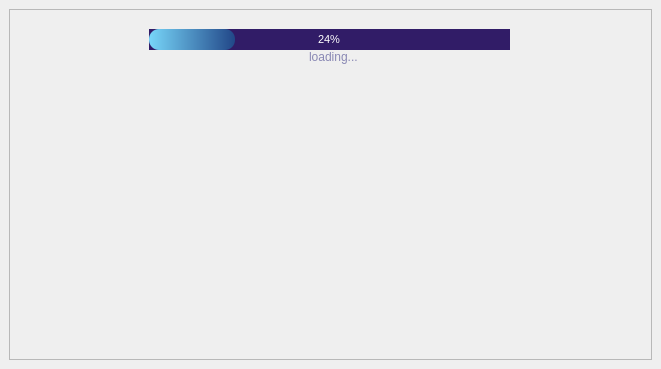
<?xml version="1.0" encoding="UTF-8"?>
<ui version="4.0">
 <class>MainWindow</class>
 <widget class="QMainWindow" name="MainWindow">
  <property name="geometry">
   <rect>
    <x>0</x>
    <y>0</y>
    <width>661</width>
    <height>369</height>
   </rect>
  </property>
  <property name="windowTitle">
   <string>MainWindow</string>
  </property>
  <widget class="QWidget" name="centralwidget">
   <layout class="QVBoxLayout" name="verticalLayout">
    <item>
     <widget class="QFrame" name="frame">
      <property name="styleSheet">
       <string notr="true">background-image: url(:/newPrefix/splash.jpg);</string>
      </property>
      <property name="frameShape">
       <enum>QFrame::StyledPanel</enum>
      </property>
      <property name="frameShadow">
       <enum>QFrame::Raised</enum>
      </property>
      <widget class="QProgressBar" name="progressBar">
       <property name="geometry">
        <rect>
         <x>140</x>
         <y>20</y>
         <width>361</width>
         <height>21</height>
        </rect>
       </property>
       <property name="font">
        <font>
         <pointsize>8</pointsize>
        </font>
       </property>
       <property name="styleSheet">
        <string notr="true">QProgressBar{
background-color: rgb(49, 28, 103);
color:rgb(255, 255, 255);
border-style: none;
border-radius: 50px;
text-align: center;
}
QProgressBar::chunk{
border-radius: 10px;
background-color:qlineargradient(spread:pad, x1:0, y1:0, x2:1, y2:0, stop:0 rgba(119, 214, 249, 255), stop:1 rgba(34, 71, 136, 255))
}</string>
       </property>
       <property name="value">
        <number>24</number>
       </property>
      </widget>
      <widget class="QLabel" name="label">
       <property name="geometry">
        <rect>
         <x>300</x>
         <y>40</y>
         <width>81</width>
         <height>16</height>
        </rect>
       </property>
       <property name="styleSheet">
        <string notr="true">background : Transparent;
color : rgb(137, 136, 180)</string>
       </property>
       <property name="text">
        <string>loading...</string>
       </property>
      </widget>
     </widget>
    </item>
   </layout>
  </widget>
 </widget>
 <resources>
  <include location="ressources.qrc"/>
 </resources>
 <connections/>
</ui>
